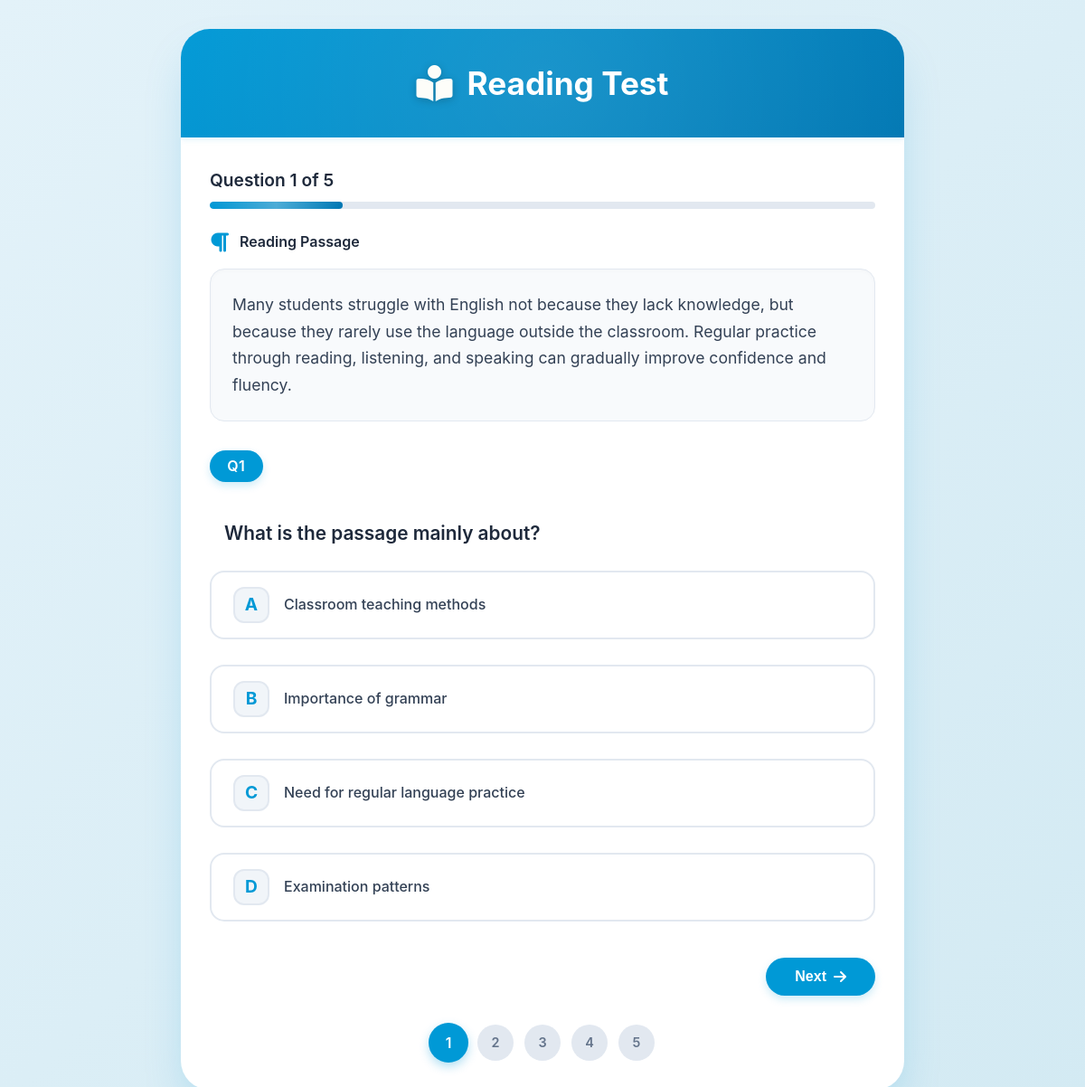
/reading/test/1/ (signed in), run on the app's committed database.
### reading/models.py (models this page shows, shortened)
class Question(models.Model):
    PARAMETER_CHOICES = [
        ('MAIN_IDEA', 'Comprehension of Main Idea'),
        ('VOCAB', 'Lexical Interpretation Skill'),
        ('DETAIL', 'Understanding of Specific Details'),
        ('LOGICAL', 'Understanding of Organisation & Logical Thoughts'),
    ]
    test = models.ForeignKey(Test, on_delete=models.CASCADE)
    paragraph = models.ForeignKey(Paragraph, on_delete=models.CASCADE, related_name="questions")
    order = models.IntegerField(default=1)
    question_text = models.TextField()
    parameter_type = models.CharField(
        max_length=20,
        choices=PARAMETER_CHOICES
    )
    weight = models.IntegerField(default=20)
    option1 = models.CharField(max_length=200)
    option2 = models.CharField(max_length=200)
    option3 = models.CharField(max_length=200, blank=True)
    option4 = models.CharField(max_length=200, blank=True)
    correct_option = models.IntegerField(choices=[
        (1, 'Option 1'),
        (2, 'Option 2'),
        (3, 'Option 3'),
        (4, 'Option 4'),
    ])

class Paragraph(models.Model):
    test = models.ForeignKey(Test, on_delete=models.CASCADE, related_name="paragraphs")
    order = models.IntegerField(default=1)
    content = models.TextField()

### reading/views.py (the view)
# urls.py: path('test/<int:test_id>/', views.test_page, name='test_page'),
@login_required
def test_page(request, test_id):
    test = get_object_or_404(Test, id=test_id)
    questions = Question.objects.filter(test=test).select_related('paragraph').order_by('order')
    context = {
        'test': test,
        'questions': questions,
    }
    return render(request, 'reading/test.html', context)

### home_page/context_processors.py (called while the page is built)
def user_profile_context(request):
    context = {
        'user_logged_in': request.user.is_authenticated,
        'pretest_completed': False,
        'user_profile': None,
    }
    if request.user.is_authenticated:
        try:
            profile = StudentProfile.objects.get(user=request.user)
            context['user_profile'] = profile
            context['pretest_completed'] = profile.pretest_completed
        except StudentProfile.DoesNotExist:
            profile = StudentProfile.objects.create(user=request.user)
            context['user_profile'] = profile
            context['pretest_completed'] = False
    return context

### reading/templates/reading/test.html (shortened to what this page needs)
<!DOCTYPE html>
<html lang="en">
<head>
    {% load static %}
    <link rel="stylesheet" href="{% static 'reading/css/style.css' %}?v=22">
    <link rel="stylesheet" href="https://cdnjs.cloudflare.com/ajax/libs/font-awesome/6.4.0/css/all.min.css">
</head>
<body>
    <div class="test-wrapper">
        <div class="test-card">
            <div class="test-header">
                <h1>
                    <i class="fas fa-book-reader"></i>
                    Reading Test
                </h1>
            </div>
            <div class="test-content">
                <div class="question-indicator">
                    Question <span id="currentQuestionDisplay">1</span> of <span id="totalQuestionsDisplay">{{ questions|length }}</span>
                </div>
                <div class="progress-bar-container">
                    <div class="progress-bar-fill" id="progressBar" style="width: {% widthratio 1 questions|length 100 %}%"></div>
                </div>
                <form method="POST" action="{% url 'reading:submit_test' test.id %}" id="testForm">
                    {% for question in questions %}
                    <div class="question-section" id="question{{ forloop.counter }}" data-question-num="{{ forloop.counter }}" style="{% if forloop.counter != 1 %}display: none;{% endif %}">
                        {% if forloop.first or question.paragraph.id != questions.previous.paragraph.id %}
                        <div class="passage-container">
                            <div class="passage-header">
                                <i class="fas fa-paragraph"></i>
                                <span>Reading Passage</span>
                            </div>
                            <div class="passage-text">
                                {{ question.paragraph.content }}
                            </div>
                        </div>
                        {% endif %}
                        <div class="question-number-badge">
                            Q{{ question.order }}
                        </div>
                        <h3 class="question-text">{{ question.question_text }}</h3>
                        <div class="options-grid">
                            <div class="option">
                                <label class="option-label" for="q{{ question.id }}_1">
                                    <span class="option-letter">A</span>
                                    <span class="option-text">{{ question.option1 }}</span>
                                </label>
                            </div>
                            <div class="option">
                                <label class="option-label" for="q{{ question.id }}_2">
                                    <span class="option-letter">B</span>
                                    <span class="option-text">{{ question.option2 }}</span>
                                </label>
                            </div>
                            {% if question.option3 %}
                            <div class="option">
                                <label class="option-label" for="q{{ question.id }}_3">
                                    <span class="option-letter">C</span>
                                    <span class="option-text">{{ question.option3 }}</span>
                                </label>
                            </div>
                            {% endif %}
                            {% if question.option4 %}
                            <div class="option">
                                <label class="option-label" for="q{{ question.id }}_4">
                                    <span class="option-letter">D</span>
                                    <span class="option-text">{{ question.option4 }}</span>
                                </label>
                            </div>
                            {% endif %}
                        </div>
                        <div class="navigation-section">
                            {% if forloop.last %}
                            <button type="button" class="nav-btn btn-submit" onclick="handleSubmitClick()">
                                <i class="fas fa-paper-plane"></i> Submit Test
                            </button>
                            {% else %}
                            <button type="button" class="nav-btn btn-next" onclick="goToNextQuestion({{ question.order }})">
                                Next <i class="fas fa-arrow-right"></i>
                            </button>
                            {% endif %}
                        </div>
                    </div>
                    {% endfor %}
                </form>
                <div class="question-status">
                    {% for question in questions %}
                    <div class="status-dot" id="dot-{{ question.order }}" data-dot="{{ question.order }}" onclick="jumpToQuestion({{ question.order }})">
                        {{ question.order }}
                    </div>
                    {% endfor %}
                </div>
            </div>
        </div>
    </div>
</body>
</html>

### reading/static/reading/css/style.css (style rules this page uses)
:root { --primary: #0099d6; --primary-dark: #0077b3; --primary-light: #e0f2fe; --primary-very-light: #f0f9ff; --primary-gradient: linear-gradient(135deg, #0099d6, #0099d6); --white: #ffffff; --light-bg: #eff6ff; --card-bg: #ffffff; --text-dark: #1e293b; --text-gray: #6b7280; --border: #e2e8f0; --success: #10b981; --warning: #f59e0b; --danger: #ef4444; --circle-gray: #e2e8f0; --circle-gray-text: #64748b; --circle-gray-border: #cbd5e1; --circle-blue: #0099d6; --circle-blue-border: #0077b3; --circle-green: #10b981; --circle-green-border: #059669; --skill-main: #0099d6; --skill-vocab: #eab308; --skill-detail: #22c55e; --skill-logical: #a855f7; --space-xs: 0.5rem; --space-sm: 1rem; --space-md: 1.5rem; --space-lg: 2rem; --space-xl: 3rem; --radius-sm: 0.5rem; --radius-md: 0.75rem; --radius-lg: 1rem; --radius-xl: 1.5rem; --radius-circle: 50%; --shadow-sm: 0 1px 3px rgba(0, 153, 214, 0.1); --shadow-md: 0 4px 6px -1px rgba(0, 153, 214, 0.1); --shadow-lg: 0 10px 15px -3px rgba(0, 153, 214, 0.15); --shadow-xl: 0 20px 25px -5px rgba(0, 153, 214, 0.2); --gradient-primary: linear-gradient(135deg, #0099d6, #0077b3); --accent: #f6f7f7; }
* { margin: 0; padding: 0; box-sizing: border-box; }
body { font-family: -apple-system, BlinkMacSystemFont, 'Segoe UI', Roboto, sans-serif; background: linear-gradient(135deg, #e3f2f9 0%, #d3eaf3 100%); min-height: 100vh; color: var(--text-dark); line-height: 1.6; }
.test-header { background: var(--gradient-primary); padding: 20px 40px; display: flex; justify-content: space-between; align-items: center; box-shadow: var(--shadow-md); position: sticky; top: 0; z-index: 1000; position: relative; overflow: hidden; }
.test-header::after { content: ''; position: absolute; top: -50%; right: -50%; width: 200%; height: 200%; background: radial-gradient(circle, rgba(255,255,255,0.1) 0%, transparent 60%); animation: rotate 20s linear infinite; }
.test-header h1 { display: flex; align-items: center; gap: 12px; font-size: 1.8rem; font-weight: 600; color: var(--white); margin: 0; position: relative; z-index: 1; }
.test-header h1 i { color: var(--accent); filter: drop-shadow(0 2px 4px rgba(0,0,0,0.2)); }
.test-content { max-width: 800px; margin: 0 auto; padding: var(--space-xl); }
.passage-text { background: var(--light-bg); padding: var(--space-lg); border-radius: var(--radius-md); font-size: 1.15rem; line-height: 1.8; color: var(--text-dark); border: 1px solid var(--border); box-shadow: inset 0 2px 4px rgba(0, 0, 0, 0.02); }
.question-text { font-size: 1.3rem; font-weight: 600; color: var(--text-dark); line-height: 1.6; margin: var(--space-md) 0; padding: 0 var(--space-sm); }
.option { margin-bottom: var(--space-sm); }
.option-label { display: flex; align-items: center; gap: var(--space-md); padding: var(--space-md) var(--space-lg); border: 2px solid var(--border); border-radius: var(--radius-md); cursor: pointer; transition: all 0.2s ease; background: var(--card-bg); }
.option-letter { width: 45px; height: 45px; background: var(--border); border-radius: 12px; display: flex; align-items: center; justify-content: center; font-weight: 700; font-size: 1.2rem; color: var(--text-dark); flex-shrink: 0; transition: all 0.2s ease; border: 2px solid var(--border); }
.option-text { flex: 1; text-align: left; font-size: 1.1rem; color: var(--text-dark); font-weight: 500; }
.nav-btn { display: flex; align-items: center; gap: 10px; padding: 14px 40px; border: none; background: #0099d6; color: white; border-radius: 50px; font-weight: 600; font-size: 1.1rem; cursor: pointer; transition: all 0.3s ease; box-shadow: 0 4px 15px rgba(0, 153, 214, 0.3); border: 1px solid rgba(255, 255, 255, 0.2); }

### data on the page
Question: paragraph.content "Many students struggle with English not because they lack knowledge, but because they rarely use the language outside the classroom. Regular practice through reading, listening, and speaking can gradually improve confidence and fluency.", order "1", question_text "What is the passage mainly about?", option1 "Classroom teaching methods", option2 "Importance of grammar", option3 "Need for regular language practice", option4 "Examination patterns"
Question: order "2"
Question: order "3"
Question: order "4"
Question: order "5"

### other printed values
{{ questions|length }} "5"
